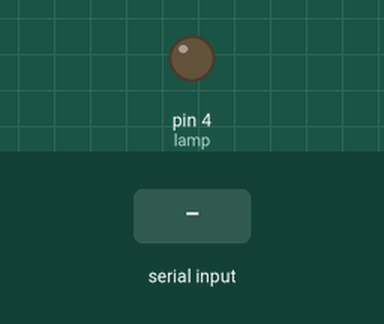
A sketch run on a simulated Arduino Uno, built with avr-gcc and run on an emulated ATmega328P. On the bench: output pins drawn as LEDs (lit = HIGH). The inputs (shaded band) are chosen by the test bench. What the sketch prints to the serial monitor is not drawn.

Above: at 1.2 s.
1.3 s: byte 30 received over Serial
At 2.0 s:
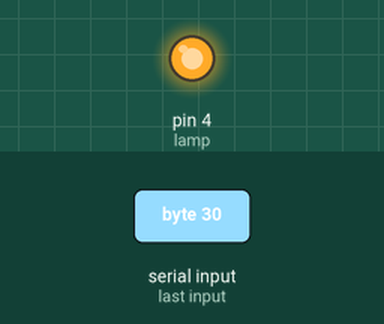
2.9 s: byte 90 received over Serial
4.5 s: byte 120 received over Serial
Timing chart, 0 to 7.5 s (numbered marks = the images above; inputs shaded):
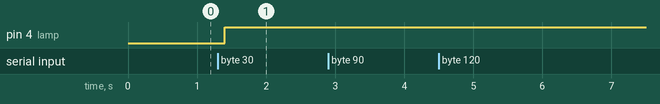

Measured:
- after the input at 1.3 s, pin 4 (lamp): LOW → HIGH after 0.10 s
- after the input at 2.9 s, every drawn part: stays the same
- after the input at 4.5 s, every drawn part: stays the same

The sketch:

Acionamento_via_Prompt.ino
```cpp
int lamp = 4;
char LIGAR;
char DESLIGAR;
char BALADA;

void setup() {

  pinMode(lamp, OUTPUT);
  Serial.begin(9600);
}

void loop() {
  delay(100);

  if(Serial.available()>0){
    LIGAR = Serial.read();
    Serial.print(LIGAR);
    digitalWrite(lamp, HIGH);

  }


  if(Serial.available()>0){
    DESLIGAR = Serial.read();
    Serial.print(DESLIGAR);
    digitalWrite(lamp, LOW);

  }


}
```
